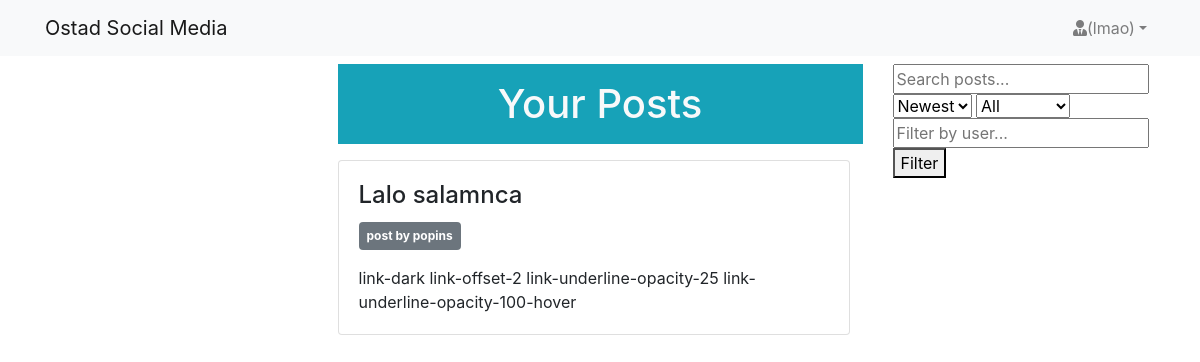
Screenshot of /post_details/18 (signed in) with the database file from the repository.
### app_post/models.py (models this page shows, shortened)
class Post(models.Model):
    author = models.ForeignKey(User, on_delete=models.CASCADE, related_name='post')
    image = models.ImageField(upload_to='post_images', blank=True, null=True)
    title = models.CharField(max_length=200, blank=True, null=True)
    caption = models.TextField(blank=True, null=True)
    created_at = models.DateTimeField(auto_now_add=True)
    updated_at = models.DateTimeField(auto_now=True)

### app_post/views.py (the view)
# urls.py: path('post_details/<int:id>', views.post_details, name='post_details'),
@login_required
def post_details(request, id):
    posts = Post.objects.filter(id=id).order_by('-created_at')
    context = {
        'posts': posts,
        }
    return render(request, 'app_post/post_deatails.html',  context)

### templates/app_post/post_deatails.html (shortened to what this page needs)
{% extends 'base.html' %}
{% load static %}
{% block content %}
<div class="container">
    <div class="row">
        <div class="col-3">
        </div>
        <div class="col-6 ">
            <h1 class="h1 text-center mb-3 text-light p-3 bg-info text-wrap">Your Posts </h1>
            {% if posts %}
            {% for post in posts %}
            <div class="custom-card mt-3 mb-2">
                <div class="card" style="width: 32rem;">
                    <div class="card-body">
                        <p class="card-title h4">{{post.title}}</p>
                        <p class="fst-italic bg-secondary p-2 text-white bg-opacity-25 badge"> post by {{post.author}}</p>
                      <p class="card-text">{{post.caption}}</p>
                    </div>
                  </div>
            </div>
            {% endfor %}
            {% else %}
            <p>No posts found.</p>
            {% endif %}
        </div>
        <div class="col-3">
            <form method="GET" action="{% url 'app_post:home' %}">
                <input type="text" name="q" placeholder="Search posts..." value="{{ search_query }}">
                <select name="sort">
                    <option value="-created_at" {% if sort_order == "-created_at" %}selected{% endif %}>Newest</option>
                </select>
                <select name="media">
                    <option value="all" {% if media_filter == "all" %}selected{% endif %}>All</option>
                </select>
                <input type="text" name="user" placeholder="Filter by user..." value="{{ user_filter }}">
                <button type="submit">Filter</button>
            </form>
        </div>
    </div>
</div>
{% endblock %}

### templates/navbar.html (shortened to what this page needs)
<nav class="navbar navbar-expand-lg navbar-light bg-light">
    <div class="container">
        <a class="navbar-brand" href="{% url 'app_post:home' %}">Ostad Social Media</a>
        <div class="collapse navbar-collapse" id="navbarNav">
            <ul class="navbar-nav ml-auto">
                <li class="nav-item dropdown">
                    <a class="nav-link dropdown-toggle gap-2" href="#" id="navbarDropdown" role="button" data-toggle="dropdown" aria-haspopup="true" aria-expanded="false"><i class="fa fa-user-tie"></i>({{user}})</a>
                    </div>
        </div>
</nav>

### rows the page displays
Post: title "Lalo salamnca", author "popins", caption "link-dark link-offset-2 link-underline-opacity-25 link-underline-opacity-100-hover"

### other values shown
{{ user }} "lmao"
